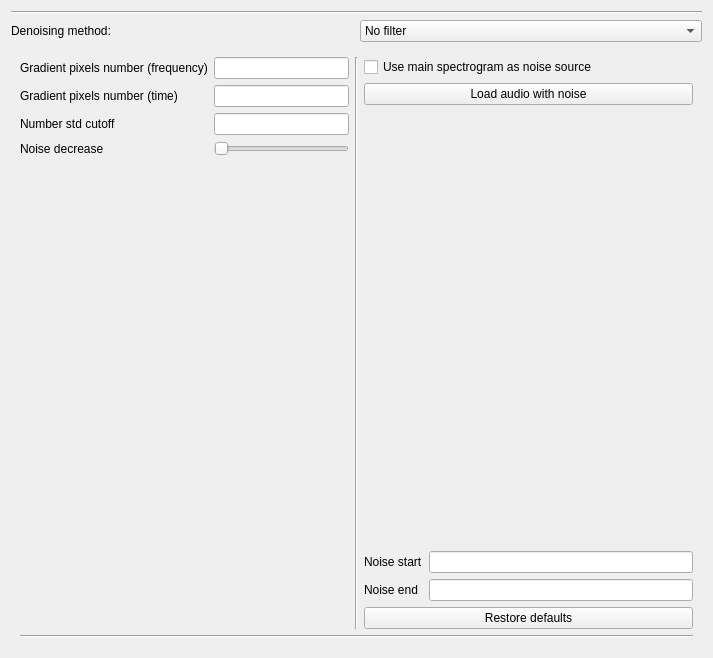
<?xml version="1.0" encoding="UTF-8"?>
<ui version="4.0">
 <class>DenoisingSettingsWidget</class>
 <widget class="QWidget" name="DenoisingSettingsWidget">
  <property name="geometry">
   <rect>
    <x>0</x>
    <y>0</y>
    <width>713</width>
    <height>658</height>
   </rect>
  </property>
  <property name="windowTitle">
   <string>Form</string>
  </property>
  <layout class="QVBoxLayout" name="verticalLayout" stretch="0,0,0">
   <item>
    <widget class="Line" name="upperHorizontalLine">
     <property name="orientation">
      <enum>Qt::Horizontal</enum>
     </property>
    </widget>
   </item>
   <item>
    <layout class="QHBoxLayout" name="denoisingHorizontalLayout">
     <item>
      <widget class="QLabel" name="denoisingLabel">
       <property name="text">
        <string>Denoising method:</string>
       </property>
      </widget>
     </item>
     <item>
      <widget class="QComboBox" name="denoisingComboBox">
       <item>
        <property name="text">
         <string>No filter</string>
        </property>
       </item>
       <item>
        <property name="text">
         <string>Bilateral filter</string>
        </property>
       </item>
       <item>
        <property name="text">
         <string>Short duration transient suppression filter</string>
        </property>
       </item>
       <item>
        <property name="text">
         <string>Noise gate filter</string>
        </property>
       </item>
      </widget>
     </item>
    </layout>
   </item>
   <item>
    <widget class="QStackedWidget" name="denoisingStackedWidget">
     <property name="enabled">
      <bool>true</bool>
     </property>
     <property name="currentIndex">
      <number>2</number>
     </property>
     <widget class="QWidget" name="bilateralPage">
      <layout class="QGridLayout" name="gridLayout_2">
       <item row="2" column="0" colspan="2">
        <layout class="QVBoxLayout" name="bilateralPreviewVerticalLayout"/>
       </item>
       <item row="0" column="0" colspan="2">
        <layout class="QHBoxLayout" name="bilateralParametersHorizontalLayout">
         <item>
          <layout class="QGridLayout" name="bilateralLeftGridLayout">
           <item row="1" column="1">
            <widget class="QLineEdit" name="sigmaSpaceLineEdit"/>
           </item>
           <item row="0" column="1">
            <widget class="QLineEdit" name="sigmaColorLineEdit"/>
           </item>
           <item row="1" column="0">
            <widget class="QLabel" name="sigmaSpaceLabel">
             <property name="text">
              <string>Sigma space</string>
             </property>
            </widget>
           </item>
           <item row="0" column="0">
            <widget class="QLabel" name="sigmaColorLabel">
             <property name="text">
              <string>Sigma color</string>
             </property>
            </widget>
           </item>
           <item row="2" column="0">
            <spacer name="verticalSpacer_3">
             <property name="orientation">
              <enum>Qt::Vertical</enum>
             </property>
             <property name="sizeHint" stdset="0">
              <size>
               <width>20</width>
               <height>40</height>
              </size>
             </property>
            </spacer>
           </item>
          </layout>
         </item>
         <item>
          <widget class="Line" name="bilateralVerticalLine">
           <property name="orientation">
            <enum>Qt::Vertical</enum>
           </property>
          </widget>
         </item>
         <item>
          <layout class="QGridLayout" name="bilateralRightGridLayout">
           <item row="0" column="1">
            <widget class="QLineEdit" name="dLineEdit"/>
           </item>
           <item row="2" column="0" colspan="2">
            <widget class="QPushButton" name="restoreBilateralButton">
             <property name="text">
              <string>Restore defaults</string>
             </property>
            </widget>
           </item>
           <item row="0" column="0">
            <widget class="QLabel" name="dLabel">
             <property name="text">
              <string>d</string>
             </property>
            </widget>
           </item>
           <item row="1" column="0" colspan="2">
            <spacer name="verticalSpacer_4">
             <property name="orientation">
              <enum>Qt::Vertical</enum>
             </property>
             <property name="sizeHint" stdset="0">
              <size>
               <width>20</width>
               <height>40</height>
              </size>
             </property>
            </spacer>
           </item>
          </layout>
         </item>
        </layout>
       </item>
       <item row="1" column="0" colspan="2">
        <widget class="Line" name="bilateralMiddleHorizontalLine">
         <property name="orientation">
          <enum>Qt::Horizontal</enum>
         </property>
        </widget>
       </item>
      </layout>
     </widget>
     <widget class="QWidget" name="SDTSPage">
      <layout class="QGridLayout" name="gridLayout">
       <item row="1" column="1">
        <layout class="QHBoxLayout" name="SDTSParametersHorizontalLayout" stretch="1,1,1">
         <item>
          <layout class="QGridLayout" name="SDTSLeftGridLayout">
           <item row="0" column="2">
            <widget class="QSlider" name="placeholderSDTSNoiseDecreaseSlider">
             <property name="orientation">
              <enum>Qt::Horizontal</enum>
             </property>
            </widget>
           </item>
           <item row="0" column="0">
            <widget class="QLabel" name="SDTSNoiseDecreaseLabel">
             <property name="text">
              <string>Noise decrease</string>
             </property>
            </widget>
           </item>
           <item row="1" column="2">
            <widget class="QLineEdit" name="mLineEdit"/>
           </item>
           <item row="1" column="0">
            <widget class="QLabel" name="mLabel">
             <property name="text">
              <string>m</string>
             </property>
            </widget>
           </item>
           <item row="2" column="0">
            <spacer name="verticalSpacer_5">
             <property name="orientation">
              <enum>Qt::Vertical</enum>
             </property>
             <property name="sizeHint" stdset="0">
              <size>
               <width>20</width>
               <height>40</height>
              </size>
             </property>
            </spacer>
           </item>
          </layout>
         </item>
         <item>
          <widget class="Line" name="SDTSVerticalLine">
           <property name="orientation">
            <enum>Qt::Vertical</enum>
           </property>
          </widget>
         </item>
         <item>
          <layout class="QVBoxLayout" name="SDTSverticalLayout">
           <item>
            <widget class="QFrame" name="SDTSFillerFrame">
             <property name="frameShape">
              <enum>QFrame::StyledPanel</enum>
             </property>
             <property name="frameShadow">
              <enum>QFrame::Raised</enum>
             </property>
            </widget>
           </item>
           <item>
            <widget class="QPushButton" name="restoreSDTSButton">
             <property name="text">
              <string>Restore defaults</string>
             </property>
            </widget>
           </item>
          </layout>
         </item>
        </layout>
       </item>
       <item row="2" column="1">
        <widget class="Line" name="SDTSMiddleHorizontalLine">
         <property name="orientation">
          <enum>Qt::Horizontal</enum>
         </property>
        </widget>
       </item>
       <item row="3" column="1">
        <layout class="QVBoxLayout" name="SDTSPreviewVerticalLayout"/>
       </item>
      </layout>
     </widget>
     <widget class="QWidget" name="noiseGatePage">
      <layout class="QGridLayout" name="gridLayout_3">
       <item row="0" column="0">
        <layout class="QHBoxLayout" name="noiseGateParametersHorizontalLayout">
         <item>
          <layout class="QGridLayout" name="noiseGateLeftGridLayout">
           <item row="2" column="1">
            <widget class="QLineEdit" name="nStdThreshLineEdit"/>
           </item>
           <item row="1" column="0">
            <widget class="QLabel" name="nGradTimeLabel">
             <property name="text">
              <string>Gradient pixels number (time)</string>
             </property>
            </widget>
           </item>
           <item row="0" column="0">
            <widget class="QLabel" name="nGradFreqLabel">
             <property name="text">
              <string>Gradient pixels number (frequency)</string>
             </property>
            </widget>
           </item>
           <item row="3" column="0">
            <widget class="QLabel" name="noiseGateNoiseDecreaseLabel">
             <property name="text">
              <string>Noise decrease</string>
             </property>
            </widget>
           </item>
           <item row="1" column="1">
            <widget class="QLineEdit" name="nGradTimeLineEdit"/>
           </item>
           <item row="2" column="0">
            <widget class="QLabel" name="nStdThreshLabel">
             <property name="text">
              <string>Number std cutoff</string>
             </property>
            </widget>
           </item>
           <item row="3" column="1">
            <widget class="QSlider" name="placeholderNoiseGateNoiseDecreaseSlider">
             <property name="orientation">
              <enum>Qt::Horizontal</enum>
             </property>
            </widget>
           </item>
           <item row="0" column="1">
            <widget class="QLineEdit" name="nGradFreqLineEdit"/>
           </item>
           <item row="4" column="0">
            <spacer name="verticalSpacer">
             <property name="orientation">
              <enum>Qt::Vertical</enum>
             </property>
             <property name="sizeHint" stdset="0">
              <size>
               <width>20</width>
               <height>40</height>
              </size>
             </property>
            </spacer>
           </item>
          </layout>
         </item>
         <item>
          <widget class="Line" name="noiseGateVerticalLine">
           <property name="orientation">
            <enum>Qt::Vertical</enum>
           </property>
          </widget>
         </item>
         <item>
          <layout class="QGridLayout" name="noiseGateRightGridLayout">
           <item row="4" column="1">
            <widget class="QLabel" name="noiseStartLabel">
             <property name="text">
              <string>Noise start</string>
             </property>
            </widget>
           </item>
           <item row="5" column="2">
            <widget class="QLineEdit" name="noiseEndLineEdit"/>
           </item>
           <item row="4" column="2">
            <widget class="QLineEdit" name="noiseStartLineEdit"/>
           </item>
           <item row="0" column="1" colspan="2">
            <widget class="QCheckBox" name="noiseAudioCheckBox">
             <property name="enabled">
              <bool>true</bool>
             </property>
             <property name="text">
              <string>Use main spectrogram as noise source</string>
             </property>
            </widget>
           </item>
           <item row="3" column="1" colspan="2">
            <widget class="QLabel" name="noiseLabel">
             <property name="text">
              <string/>
             </property>
            </widget>
           </item>
           <item row="6" column="1" colspan="2">
            <widget class="QPushButton" name="restoreNoiseGateButton">
             <property name="text">
              <string>Restore defaults</string>
             </property>
            </widget>
           </item>
           <item row="1" column="1" colspan="2">
            <widget class="QPushButton" name="loadNoiseAudioButton">
             <property name="text">
              <string>Load audio with noise</string>
             </property>
            </widget>
           </item>
           <item row="5" column="1">
            <widget class="QLabel" name="noiseEndLabel">
             <property name="text">
              <string>Noise end</string>
             </property>
            </widget>
           </item>
           <item row="2" column="1" colspan="2">
            <spacer name="verticalSpacer_2">
             <property name="orientation">
              <enum>Qt::Vertical</enum>
             </property>
             <property name="sizeHint" stdset="0">
              <size>
               <width>20</width>
               <height>40</height>
              </size>
             </property>
            </spacer>
           </item>
          </layout>
         </item>
        </layout>
       </item>
       <item row="1" column="0">
        <widget class="Line" name="noiseGateMiddleHorizontalLine">
         <property name="orientation">
          <enum>Qt::Horizontal</enum>
         </property>
        </widget>
       </item>
       <item row="2" column="0">
        <layout class="QVBoxLayout" name="noiseGatePreviewVerticalLayout"/>
       </item>
      </layout>
     </widget>
     <widget class="QWidget" name="noFilterPage"/>
    </widget>
   </item>
  </layout>
 </widget>
 <resources/>
 <connections/>
</ui>
